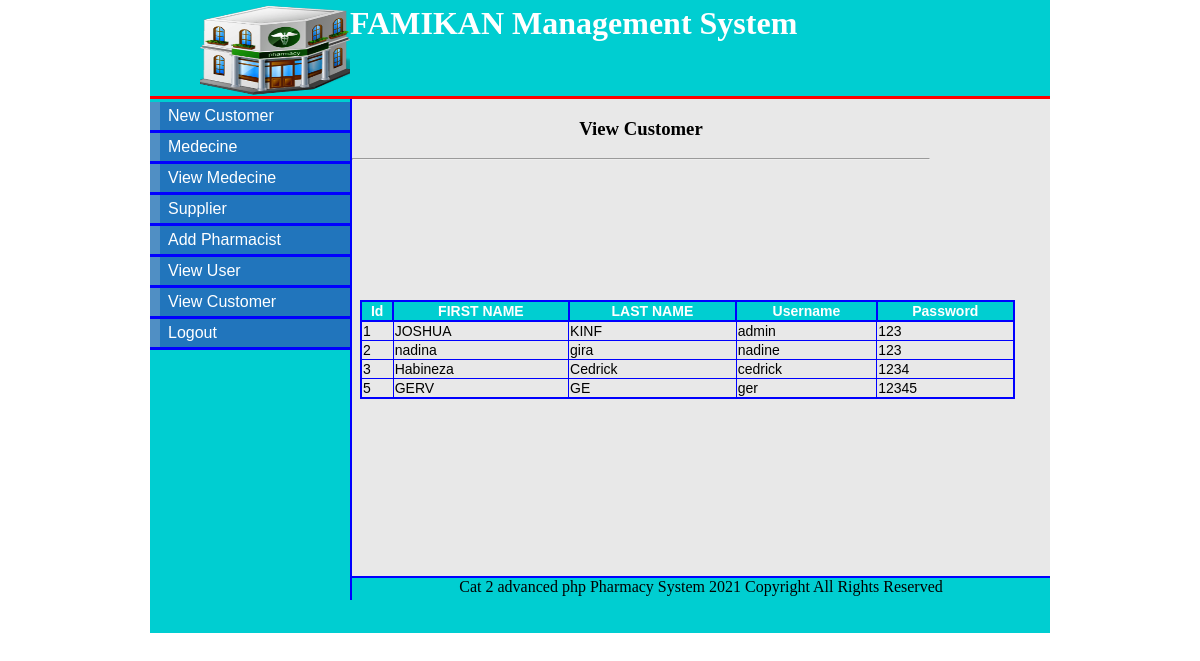
Page /viewuser.php (signed in) on the committed database.
### tables this page shows
CREATE TABLE `users` (
  `id` int(20) NOT NULL,
  `fname` varchar(50) NOT NULL,
  `lname` varchar(50) NOT NULL,
  `username` varchar(50) NOT NULL,
  `password` varchar(20) NOT NULL
);

### viewuser.php (the view, shortened to what this page needs)
<html>
<head>
<link rel="stylesheet" type="text/css" href="style/mystyle.css">
<link rel="stylesheet" href="style/style.css" type="text/css" media="screen" />
<link rel="stylesheet" href="table.css" type="text/css" media="screen" />
</head>
<?php
include_once('connection.php');
$sql="SELECT * FROM users";
$query=$conn->prepare($sql);
$query->execute();
?>
<body>
<div id="content">
<div id="header">
<h1><a href="#"><img src="images/hd_logo.jpg"></a> FAMIKAN Management System</h1></div>
<div id="left_column">
<div id="button">
<ul>
            <li><a href="manager.php">New Customer</a></li>
            <li><a href="medecine.php">Medecine</a></li>
            <li><a href="viewmedecine.php">View Medecine</a></li>
            <li><a href="supplier.php">Supplier</a></li>
            <li><a href="adduser.php">Add Pharmacist</a></li>
            <li><a href="viewuser.php">View User</a></li>
            <li><a href="report.php"target="_top">View Customer</a></li>
            <li><a href="logout.php">Logout</a></li>
        </ul>
        <table border="1" class="auto-style1" style="width: 655px">
      <tr>
      <th>Id</th>
      <th>FIRST NAME</th>
      <th>LAST NAME</th>
      <th>Username</th>
      <th>Password </th>
    </tr>
    <?php
    while($row=$query->fetch(PDO::FETCH_ASSOC)){
      echo "<tr>";
      echo "<td>".$row['id']."</td>";
      echo "<td>".$row['fname']."</td>";
      echo "<td>".$row['lname']."</td>";
      echo "<td>".$row['username']."</td>";
      echo "<td>".$row['password']."</td>";
      echo "</tr>";
    }
    ?>
  </table>
</div>
</div>
<div id="main">
       <center><h3>View Customer<h3></center>
      <hr>
</div>
<div id="footer" align="Center"> Cat 2 advanced php Pharmacy System 2021 Copyright All Rights Reserved</div>
</div>
</body>
</html>

### style/mystyle.css (style rules this page uses)
#content { margin-left: auto; margin-right: auto; background: #E8E8E8; width: 900px; height: 600px; }
#header { width: 900px; height: 96px; background: #00CED1; border-bottom: solid 3px red; }
#header h1 { margin: 0px; padding-top: 5px; margin-left: 50px; color: #fff; }
#header img { float:left; height: 90px; width: 150px; }
#left_column { clear: all; float: left; width: 200px; height: 501px; background: #00CED1; border-right:solid 2px blue; }
#main { clear: all; width: 780px; height: 470px; background: #E8E8E8; }
#button { width: 12.5em; padding: 0 0 1em 0; margin-top: 0.2em; margin-bottom: 1em; font-family: 'Trebuchet MS', 'Lucida Grande', Verdana, Arial, Sans-serif; background: #00CED1; color: #333; }
#button ul { list-style: none; margin: 0; padding: 0; border: none; }
#button li { border-bottom: 3px solid blue; margin: 0; list-style: none; list-style-image: none; }
#button li a { display: block; padding: 5px 5px 5px 0.5em; border-left: 10px solid #508fc4; border-right: 10px solid #2175bc; background-color: #2175bc; color: #fff; text-decoration: none; width: 100%; }
html>body #button li a { width: auto; }
#footer { width: 900px; height: 55px; background: #00CED1; clear: all; border-top: solid 2px blue; }

### table.css (style rules this page uses)
table,th { border: 2px solid blue; }
th { background-color: #00CED1; color:white; }

### viewuser.php (style rules this page uses)
#main { height: 477px; }
.auto-style1 { margin-left: 210px; margin-top:-50px; font-size:14px; }

### rows in the picture
users: id "1", fname "JOSHUA", lname "KINF", username "admin", password "123"
users: id "2", fname "nadina", lname "gira", username "nadine", password "123"
users: id "3", fname "Habineza", lname "Cedrick", username "cedrick", password "1234"
users: id "5", fname "GERV", lname "GE", username "ger", password "12345"
